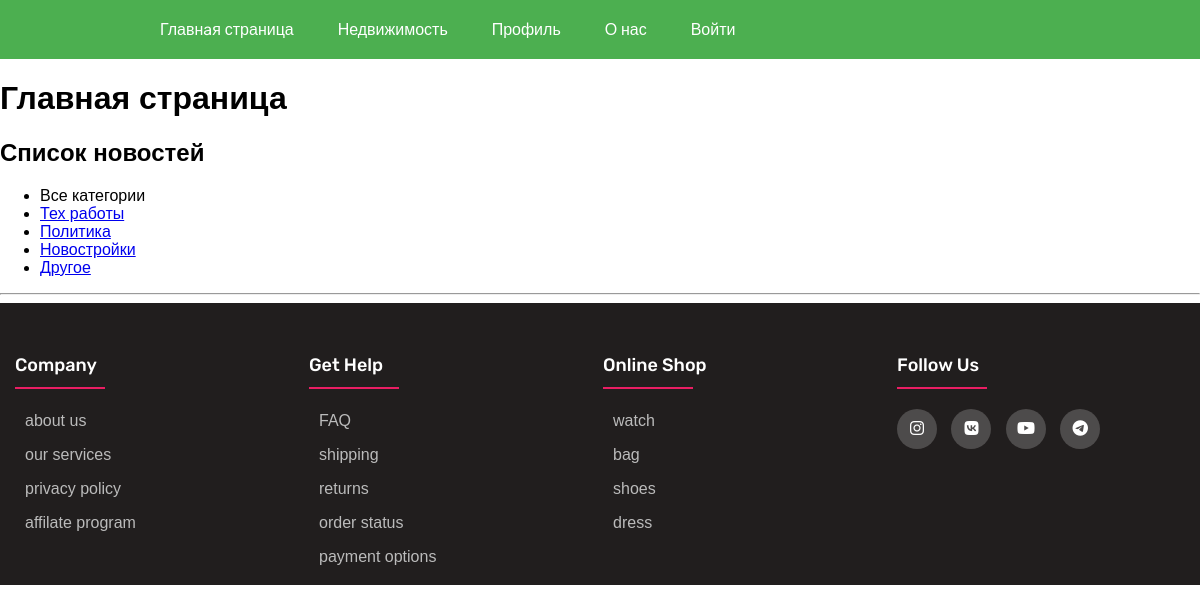
The page / on the database its author committed.
### news/models.py (models this page shows, shortened)
class Category(models.Model):
    name = models.CharField(max_length=100, db_index=True, verbose_name="Название")
    description = models.TextField( verbose_name="Описание")
    slug = models.SlugField(max_length=255, unique=True, db_index=True, verbose_name='URL')
    def get_absolute_url(self):
        return reverse('category', kwargs={'category_id': self.pk})
    class Meta:
        verbose_name = 'Категория'
        verbose_name_plural = 'Категории'
        ordering = ['-name'] # обратное направление

### news/views.py (the view)
# urls.py: path('', index, name='home'),
def index(request):
    category = Category.objects.all()
    posts = News.objects.all()
    context = {'title': 'Главная страница',
               'menu': menu,
               'posts': posts,
               'category': category,
               'category_selected': 0, }
    return render(request, 'news/index.html', context=context)

### news/templates/news/index.html (shortened to what this page needs)
{% extends 'news/base.html' %}
{%block content %}
<h2> Список новостей</h2>
<div class="news">
    <div class="nav_news_block">
        <ul class="nav_news">
            {%if category_selected == 0 %}
            <li class="selected"> Все категории</li>
            {%else%}
            <li><<a href="{%url 'home'%}"> Все категории</a></li>
            {%endif%}
        {%for c in category%}
            {%if c.pk == category_selected%}
            <li class="selected">{{c.name}}</li>
            {% else %}
            <li><a href="{{c.get_absolute_url}}">{{c.name}}</a></li>
            {%endif%}
        {%endfor%}
        </ul>
    </div>
    <hr>
</div>
{%endblock content%}

### news/static/news/css/styles.css (style rules this page uses)
body { padding: 0; margin: 0; font-family: sans-serif; }

### rows shown on the page
Category: name "Тех работы"
Category: name "Политика"
Category: name "Новостройки"
Category: name "Другое"

### other values the page prints
{{ m.title_menu }} "Главнaя страница" "Недвижимость" "Профиль" "О нас" "Войти"
{{ title }} "Главная страница"
